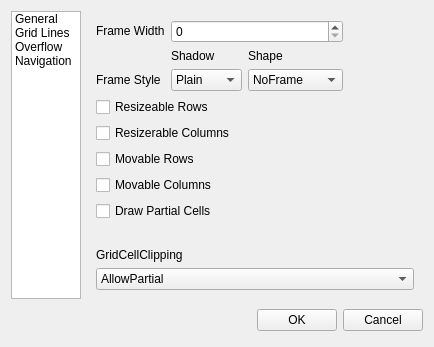
<ui version="4.0" >
 <class>TableConfigDesigner</class>
 <widget class="QDialog" name="TableConfigDesigner" >
  <property name="geometry" >
   <rect>
    <x>0</x>
    <y>0</y>
    <width>434</width>
    <height>347</height>
   </rect>
  </property>
  <property name="windowTitle" >
   <string>Dialog</string>
  </property>
  <layout class="QVBoxLayout" name="_2" >
   <item>
    <layout class="QHBoxLayout" >
     <property name="spacing" >
      <number>6</number>
     </property>
     <property name="margin" >
      <number>0</number>
     </property>
     <item>
      <widget class="QListWidget" name="categoryList" >
       <property name="maximumSize" >
        <size>
         <width>150</width>
         <height>16777215</height>
        </size>
       </property>
       <item>
        <property name="text" >
         <string>General</string>
        </property>
       </item>
       <item>
        <property name="text" >
         <string>Grid Lines</string>
        </property>
       </item>
       <item>
        <property name="text" >
         <string>Overflow</string>
        </property>
       </item>
       <item>
        <property name="text" >
         <string>Navigation</string>
        </property>
       </item>
      </widget>
     </item>
     <item>
      <widget class="QStackedWidget" name="categoryStack" >
       <property name="currentIndex" >
        <number>0</number>
       </property>
       <widget class="QWidget" name="page_1" >
        <layout class="QVBoxLayout" >
         <item>
          <layout class="QGridLayout" >
           <property name="margin" >
            <number>0</number>
           </property>
           <property name="spacing" >
            <number>6</number>
           </property>
           <item row="0" column="1" >
            <spacer>
             <property name="orientation" >
              <enum>Qt::Horizontal</enum>
             </property>
             <property name="sizeHint" stdset="0" >
              <size>
               <width>161</width>
               <height>20</height>
              </size>
             </property>
            </spacer>
           </item>
           <item row="0" column="0" >
            <layout class="QGridLayout" >
             <property name="margin" >
              <number>0</number>
             </property>
             <property name="spacing" >
              <number>6</number>
             </property>
             <item row="0" column="0" >
              <widget class="QLabel" name="label" >
               <property name="text" >
                <string>&lt;html>&lt;head>&lt;meta name="qrichtext" content="1" />&lt;/head>&lt;body style=" white-space: pre-wrap; font-family:MS Shell Dlg; font-weight:400; font-style:normal; text-decoration:none;">&lt;p style=" margin-top:0px; margin-bottom:0px; margin-left:0px; margin-right:0px; -qt-block-indent:0; text-indent:0px;">Frame Width&lt;/p>&lt;/body>&lt;/html></string>
               </property>
              </widget>
             </item>
             <item row="2" column="1" >
              <widget class="QComboBox" name="frameShadowCombo" >
               <item>
                <property name="text" >
                 <string>Plain</string>
                </property>
               </item>
               <item>
                <property name="text" >
                 <string>Raised</string>
                </property>
               </item>
               <item>
                <property name="text" >
                 <string>Sunken</string>
                </property>
               </item>
              </widget>
             </item>
             <item row="2" column="0" >
              <widget class="QLabel" name="label_2" >
               <property name="text" >
                <string>&lt;html>&lt;head>&lt;meta name="qrichtext" content="1" />&lt;/head>&lt;body style=" white-space: pre-wrap; font-family:MS Shell Dlg; font-weight:400; font-style:normal; text-decoration:none;">&lt;p style=" margin-top:0px; margin-bottom:0px; margin-left:0px; margin-right:0px; -qt-block-indent:0; text-indent:0px;">Frame Style&lt;/p>&lt;/body>&lt;/html></string>
               </property>
              </widget>
             </item>
             <item row="1" column="1" >
              <widget class="QLabel" name="label_10" >
               <property name="text" >
                <string>Shadow</string>
               </property>
              </widget>
             </item>
             <item row="2" column="2" >
              <widget class="QComboBox" name="frameShapeCombo" >
               <item>
                <property name="text" >
                 <string>NoFrame</string>
                </property>
               </item>
               <item>
                <property name="text" >
                 <string>Box</string>
                </property>
               </item>
               <item>
                <property name="text" >
                 <string>Panel</string>
                </property>
               </item>
               <item>
                <property name="text" >
                 <string>StyledPanel</string>
                </property>
               </item>
               <item>
                <property name="text" >
                 <string>HLine</string>
                </property>
               </item>
               <item>
                <property name="text" >
                 <string>VLine</string>
                </property>
               </item>
               <item>
                <property name="text" >
                 <string>WinPanel</string>
                </property>
               </item>
              </widget>
             </item>
             <item row="1" column="2" >
              <widget class="QLabel" name="label_11" >
               <property name="text" >
                <string>Shape</string>
               </property>
              </widget>
             </item>
             <item row="0" column="1" colspan="2" >
              <widget class="QSpinBox" name="frameWidthSpin" />
             </item>
            </layout>
           </item>
           <item row="1" column="0" >
            <layout class="QVBoxLayout" >
             <property name="spacing" >
              <number>6</number>
             </property>
             <property name="margin" >
              <number>0</number>
             </property>
             <item>
              <widget class="QCheckBox" name="resizeableRowsBox" >
               <property name="text" >
                <string>Resizeable Rows</string>
               </property>
              </widget>
             </item>
             <item>
              <widget class="QCheckBox" name="resizeableColumnsBox" >
               <property name="text" >
                <string>Resizerable Columns</string>
               </property>
              </widget>
             </item>
             <item>
              <widget class="QCheckBox" name="movableRowsBox" >
               <property name="text" >
                <string>Movable Rows</string>
               </property>
              </widget>
             </item>
             <item>
              <widget class="QCheckBox" name="movableColumnsBox" >
               <property name="text" >
                <string>Movable Columns</string>
               </property>
              </widget>
             </item>
             <item>
              <widget class="QCheckBox" name="drawPartialCellsBox" >
               <property name="text" >
                <string>Draw Partial Cells</string>
               </property>
              </widget>
             </item>
            </layout>
           </item>
          </layout>
         </item>
         <item>
          <spacer>
           <property name="orientation" >
            <enum>Qt::Vertical</enum>
           </property>
           <property name="sizeHint" stdset="0" >
            <size>
             <width>20</width>
             <height>40</height>
            </size>
           </property>
          </spacer>
         </item>
         <item>
          <widget class="QLabel" name="label_12" >
           <property name="text" >
            <string>GridCellClipping</string>
           </property>
          </widget>
         </item>
         <item>
          <widget class="QComboBox" name="gridCellClippingCombo" >
           <item>
            <property name="text" >
             <string>AllowPartial</string>
            </property>
           </item>
           <item>
            <property name="text" >
             <string>NoDisplayOnPartial</string>
            </property>
           </item>
           <item>
            <property name="text" >
             <string>UseClippedSymbol</string>
            </property>
           </item>
          </widget>
         </item>
        </layout>
        <widget class="QWidget" native="1" name="widget" >
         <property name="geometry" >
          <rect>
           <x>9</x>
           <y>9</y>
           <width>323</width>
           <height>144</height>
          </rect>
         </property>
        </widget>
       </widget>
       <widget class="QWidget" name="page_2" >
        <layout class="QVBoxLayout" >
         <property name="spacing" >
          <number>6</number>
         </property>
         <property name="margin" >
          <number>8</number>
         </property>
         <item>
          <widget class="QGroupBox" name="verticalGridLinesBox" >
           <property name="title" >
            <string>Vertical Grid Lines</string>
           </property>
           <property name="checkable" >
            <bool>true</bool>
           </property>
           <property name="checked" >
            <bool>true</bool>
           </property>
           <layout class="QHBoxLayout" >
            <property name="spacing" >
             <number>6</number>
            </property>
            <property name="margin" >
             <number>8</number>
            </property>
            <item>
             <layout class="QGridLayout" >
              <property name="margin" >
               <number>0</number>
              </property>
              <property name="spacing" >
               <number>6</number>
              </property>
              <item row="1" column="0" >
               <widget class="QLabel" name="label_3_2_2" >
                <property name="text" >
                 <string>&lt;html>&lt;head>&lt;meta name="qrichtext" content="1" />&lt;/head>&lt;body style=" white-space: pre-wrap; font-family:MS Shell Dlg; font-weight:400; font-style:normal; text-decoration:none;">&lt;p style=" margin-top:0px; margin-bottom:0px; margin-left:0px; margin-right:0px; -qt-block-indent:0; text-indent:0px;">Style&lt;/p>&lt;/body>&lt;/html></string>
                </property>
               </widget>
              </item>
              <item row="0" column="0" >
               <widget class="QLabel" name="label_3" >
                <property name="text" >
                 <string>&lt;html>&lt;head>&lt;meta name="qrichtext" content="1" />&lt;/head>&lt;body style=" white-space: pre-wrap; font-family:MS Shell Dlg; font-weight:400; font-style:normal; text-decoration:none;">&lt;p style=" margin-top:0px; margin-bottom:0px; margin-left:0px; margin-right:0px; -qt-block-indent:0; text-indent:0px;">Width&lt;/p>&lt;/body>&lt;/html></string>
                </property>
               </widget>
              </item>
              <item row="1" column="1" >
               <widget class="QComboBox" name="vertStyleCombo" >
                <item>
                 <property name="text" >
                  <string>None</string>
                 </property>
                </item>
                <item>
                 <property name="text" >
                  <string>Plain</string>
                 </property>
                </item>
                <item>
                 <property name="text" >
                  <string>Raised</string>
                 </property>
                </item>
                <item>
                 <property name="text" >
                  <string>Sunken</string>
                 </property>
                </item>
               </widget>
              </item>
              <item row="2" column="0" >
               <widget class="QLabel" name="label_3_2_3" >
                <property name="text" >
                 <string>&lt;html>&lt;head>&lt;meta name="qrichtext" content="1" />&lt;/head>&lt;body style=" white-space: pre-wrap; font-family:MS Shell Dlg; font-weight:400; font-style:normal; text-decoration:none;">&lt;p style=" margin-top:0px; margin-bottom:0px; margin-left:0px; margin-right:0px; -qt-block-indent:0; text-indent:0px;">Color&lt;/p>&lt;/body>&lt;/html></string>
                </property>
               </widget>
              </item>
              <item row="0" column="1" >
               <widget class="QSpinBox" name="vertWidthSpin" />
              </item>
              <item row="2" column="1" >
               <widget class="ColorButton" name="vertColorButton" >
                <property name="text" >
                 <string>Color...</string>
                </property>
               </widget>
              </item>
             </layout>
            </item>
            <item>
             <spacer>
              <property name="orientation" >
               <enum>Qt::Horizontal</enum>
              </property>
              <property name="sizeHint" stdset="0" >
               <size>
                <width>40</width>
                <height>20</height>
               </size>
              </property>
             </spacer>
            </item>
           </layout>
          </widget>
         </item>
         <item>
          <widget class="QGroupBox" name="horizontalGridLinesBox" >
           <property name="title" >
            <string>Horizontal Grid Lines</string>
           </property>
           <property name="checkable" >
            <bool>true</bool>
           </property>
           <property name="checked" >
            <bool>true</bool>
           </property>
           <layout class="QHBoxLayout" >
            <property name="spacing" >
             <number>6</number>
            </property>
            <property name="margin" >
             <number>8</number>
            </property>
            <item>
             <layout class="QGridLayout" >
              <property name="margin" >
               <number>0</number>
              </property>
              <property name="spacing" >
               <number>6</number>
              </property>
              <item row="1" column="0" >
               <widget class="QLabel" name="label_3_2_5" >
                <property name="text" >
                 <string>&lt;html>&lt;head>&lt;meta name="qrichtext" content="1" />&lt;/head>&lt;body style=" white-space: pre-wrap; font-family:MS Shell Dlg; font-weight:400; font-style:normal; text-decoration:none;">&lt;p style=" margin-top:0px; margin-bottom:0px; margin-left:0px; margin-right:0px; -qt-block-indent:0; text-indent:0px;">Style&lt;/p>&lt;/body>&lt;/html></string>
                </property>
               </widget>
              </item>
              <item row="2" column="0" >
               <widget class="QLabel" name="label_3_2" >
                <property name="text" >
                 <string>&lt;html>&lt;head>&lt;meta name="qrichtext" content="1" />&lt;/head>&lt;body style=" white-space: pre-wrap; font-family:MS Shell Dlg; font-weight:400; font-style:normal; text-decoration:none;">&lt;p style=" margin-top:0px; margin-bottom:0px; margin-left:0px; margin-right:0px; -qt-block-indent:0; text-indent:0px;">Color&lt;/p>&lt;/body>&lt;/html></string>
                </property>
               </widget>
              </item>
              <item row="0" column="1" >
               <widget class="QSpinBox" name="horizWidthSpin" />
              </item>
              <item row="0" column="0" >
               <widget class="QLabel" name="label_3_2_4" >
                <property name="text" >
                 <string>&lt;html>&lt;head>&lt;meta name="qrichtext" content="1" />&lt;/head>&lt;body style=" white-space: pre-wrap; font-family:MS Shell Dlg; font-weight:400; font-style:normal; text-decoration:none;">&lt;p style=" margin-top:0px; margin-bottom:0px; margin-left:0px; margin-right:0px; -qt-block-indent:0; text-indent:0px;">Width&lt;/p>&lt;/body>&lt;/html></string>
                </property>
               </widget>
              </item>
              <item row="1" column="1" >
               <widget class="QComboBox" name="horizStyleCombo" >
                <item>
                 <property name="text" >
                  <string>None</string>
                 </property>
                </item>
                <item>
                 <property name="text" >
                  <string>Plain</string>
                 </property>
                </item>
                <item>
                 <property name="text" >
                  <string>Raised</string>
                 </property>
                </item>
                <item>
                 <property name="text" >
                  <string>Sunken</string>
                 </property>
                </item>
               </widget>
              </item>
              <item row="2" column="1" >
               <widget class="ColorButton" name="horizColorButton" >
                <property name="text" >
                 <string>Color...</string>
                </property>
               </widget>
              </item>
             </layout>
            </item>
            <item>
             <spacer>
              <property name="orientation" >
               <enum>Qt::Horizontal</enum>
              </property>
              <property name="sizeHint" stdset="0" >
               <size>
                <width>40</width>
                <height>20</height>
               </size>
              </property>
             </spacer>
            </item>
           </layout>
          </widget>
         </item>
        </layout>
       </widget>
       <widget class="QWidget" name="page_3" >
        <layout class="QVBoxLayout" >
         <property name="spacing" >
          <number>6</number>
         </property>
         <property name="margin" >
          <number>8</number>
         </property>
         <item>
          <layout class="QHBoxLayout" >
           <property name="spacing" >
            <number>6</number>
           </property>
           <property name="margin" >
            <number>0</number>
           </property>
           <item>
            <layout class="QGridLayout" >
             <property name="margin" >
              <number>0</number>
             </property>
             <property name="spacing" >
              <number>6</number>
             </property>
             <item row="1" column="0" >
              <widget class="QLabel" name="label_5" >
               <property name="text" >
                <string>&lt;html>&lt;head>&lt;meta name="qrichtext" content="1" />&lt;/head>&lt;body style=" white-space: pre-wrap; font-family:MS Shell Dlg; font-weight:400; font-style:normal; text-decoration:none;">&lt;p style=" margin-top:0px; margin-bottom:0px; margin-left:0px; margin-right:0px; -qt-block-indent:0; text-indent:0px;">Max Overflow Cells&lt;/p>&lt;/body>&lt;/html></string>
               </property>
              </widget>
             </item>
             <item row="0" column="0" >
              <widget class="QLabel" name="label_4" >
               <property name="text" >
                <string>&lt;html>&lt;head>&lt;meta name="qrichtext" content="1" />&lt;/head>&lt;body style=" white-space: pre-wrap; font-family:MS Shell Dlg; font-weight:400; font-style:normal; text-decoration:none;">&lt;p style=" margin-top:0px; margin-bottom:0px; margin-left:0px; margin-right:0px; -qt-block-indent:0; text-indent:0px;">Cell Overflow Behavior&lt;/p>&lt;/body>&lt;/html></string>
               </property>
              </widget>
             </item>
             <item row="1" column="1" >
              <widget class="QSpinBox" name="maxOverflowCellsSpin" />
             </item>
             <item row="2" column="1" >
              <widget class="QLineEdit" name="moreTextPixmapEdit" />
             </item>
             <item row="2" column="0" >
              <widget class="QLabel" name="label_6" >
               <property name="text" >
                <string>&lt;html>&lt;head>&lt;meta name="qrichtext" content="1" />&lt;/head>&lt;body style=" white-space: pre-wrap; font-family:MS Shell Dlg; font-weight:400; font-style:normal; text-decoration:none;">&lt;p style=" margin-top:0px; margin-bottom:0px; margin-left:0px; margin-right:0px; -qt-block-indent:0; text-indent:0px;">More Text Pixmap&lt;/p>&lt;/body>&lt;/html></string>
               </property>
              </widget>
             </item>
             <item row="0" column="1" >
              <widget class="QComboBox" name="cellOverflowCombo" >
               <item>
                <property name="text" >
                 <string>Clip</string>
                </property>
               </item>
               <item>
                <property name="text" >
                 <string>Overflow</string>
                </property>
               </item>
               <item>
                <property name="text" >
                 <string>ToolTip</string>
                </property>
               </item>
              </widget>
             </item>
             <item row="2" column="2" >
              <widget class="QToolButton" name="moreTextPixmapButton" >
               <property name="text" >
                <string>...</string>
               </property>
              </widget>
             </item>
            </layout>
           </item>
           <item>
            <spacer>
             <property name="orientation" >
              <enum>Qt::Horizontal</enum>
             </property>
             <property name="sizeHint" stdset="0" >
              <size>
               <width>40</width>
               <height>20</height>
              </size>
             </property>
            </spacer>
           </item>
          </layout>
         </item>
         <item>
          <spacer>
           <property name="orientation" >
            <enum>Qt::Vertical</enum>
           </property>
           <property name="sizeHint" stdset="0" >
            <size>
             <width>20</width>
             <height>40</height>
            </size>
           </property>
          </spacer>
         </item>
        </layout>
       </widget>
       <widget class="QWidget" name="page_4" >
        <layout class="QVBoxLayout" >
         <property name="spacing" >
          <number>6</number>
         </property>
         <property name="margin" >
          <number>8</number>
         </property>
         <item>
          <widget class="QCheckBox" name="autoSelectContentsBox" >
           <property name="text" >
            <string>Auto Select Cell Contents</string>
           </property>
          </widget>
         </item>
         <item>
          <layout class="QGridLayout" >
           <property name="margin" >
            <number>0</number>
           </property>
           <property name="spacing" >
            <number>6</number>
           </property>
           <item row="2" column="1" >
            <widget class="QComboBox" name="tabTraversalCombo" >
             <item>
              <property name="text" >
               <string>Horizontal</string>
              </property>
             </item>
             <item>
              <property name="text" >
               <string>Vertical</string>
              </property>
             </item>
            </widget>
           </item>
           <item row="1" column="0" >
            <widget class="QLabel" name="label_8" >
             <property name="text" >
              <string>&lt;html>&lt;head>&lt;meta name="qrichtext" content="1" />&lt;/head>&lt;body style=" white-space: pre-wrap; font-family:MS Shell Dlg; font-weight:400; font-style:normal; text-decoration:none;">&lt;p style=" margin-top:0px; margin-bottom:0px; margin-left:0px; margin-right:0px; -qt-block-indent:0; text-indent:0px;">Enter Traversal Direction&lt;/p>&lt;/body>&lt;/html></string>
             </property>
            </widget>
           </item>
           <item row="1" column="1" >
            <widget class="QComboBox" name="enterTraversalCombo" >
             <item>
              <property name="text" >
               <string>Vertical</string>
              </property>
             </item>
             <item>
              <property name="text" >
               <string>Horizontal</string>
              </property>
             </item>
            </widget>
           </item>
           <item row="0" column="1" >
            <widget class="QComboBox" name="traversalEditBehaviorCombo" >
             <item>
              <property name="text" >
               <string>TraverseWithinCell</string>
              </property>
             </item>
             <item>
              <property name="text" >
               <string>TraverseBetweenCells</string>
              </property>
             </item>
            </widget>
           </item>
           <item row="0" column="0" >
            <widget class="QLabel" name="label_7" >
             <property name="text" >
              <string>&lt;html>&lt;head>&lt;meta name="qrichtext" content="1" />&lt;/head>&lt;body style=" white-space: pre-wrap; font-family:MS Shell Dlg; font-weight:400; font-style:normal; text-decoration:none;">&lt;p style=" margin-top:0px; margin-bottom:0px; margin-left:0px; margin-right:0px; -qt-block-indent:0; text-indent:0px;">Traversal Key Edit Behavior&lt;/p>&lt;/body>&lt;/html></string>
             </property>
            </widget>
           </item>
           <item row="2" column="0" >
            <widget class="QLabel" name="label_9" >
             <property name="text" >
              <string>Tab Traversal Direction</string>
             </property>
            </widget>
           </item>
          </layout>
         </item>
         <item>
          <spacer>
           <property name="orientation" >
            <enum>Qt::Vertical</enum>
           </property>
           <property name="sizeHint" stdset="0" >
            <size>
             <width>20</width>
             <height>40</height>
            </size>
           </property>
          </spacer>
         </item>
        </layout>
       </widget>
      </widget>
     </item>
    </layout>
   </item>
   <item>
    <layout class="QHBoxLayout" >
     <property name="spacing" >
      <number>6</number>
     </property>
     <property name="margin" >
      <number>0</number>
     </property>
     <item>
      <spacer>
       <property name="orientation" >
        <enum>Qt::Horizontal</enum>
       </property>
       <property name="sizeHint" stdset="0" >
        <size>
         <width>131</width>
         <height>31</height>
        </size>
       </property>
      </spacer>
     </item>
     <item>
      <widget class="QPushButton" name="okButton" >
       <property name="text" >
        <string>OK</string>
       </property>
      </widget>
     </item>
     <item>
      <widget class="QPushButton" name="cancelButton" >
       <property name="text" >
        <string>Cancel</string>
       </property>
      </widget>
     </item>
    </layout>
   </item>
  </layout>
 </widget>
 <customwidgets>
  <customwidget>
   <class>ColorButton</class>
   <extends>QPushButton</extends>
   <header>ColorButton.h</header>
  </customwidget>
 </customwidgets>
 <resources/>
 <connections>
  <connection>
   <sender>okButton</sender>
   <signal>clicked()</signal>
   <receiver>TableConfigDesigner</receiver>
   <slot>accept()</slot>
   <hints>
    <hint type="sourcelabel" >
     <x>278</x>
     <y>253</y>
    </hint>
    <hint type="destinationlabel" >
     <x>96</x>
     <y>254</y>
    </hint>
   </hints>
  </connection>
  <connection>
   <sender>cancelButton</sender>
   <signal>clicked()</signal>
   <receiver>TableConfigDesigner</receiver>
   <slot>reject()</slot>
   <hints>
    <hint type="sourcelabel" >
     <x>369</x>
     <y>253</y>
    </hint>
    <hint type="destinationlabel" >
     <x>179</x>
     <y>282</y>
    </hint>
   </hints>
  </connection>
  <connection>
   <sender>categoryList</sender>
   <signal>currentRowChanged(int)</signal>
   <receiver>categoryStack</receiver>
   <slot>setCurrentIndex(int)</slot>
   <hints>
    <hint type="sourcelabel" >
     <x>54</x>
     <y>132</y>
    </hint>
    <hint type="destinationlabel" >
     <x>246</x>
     <y>132</y>
    </hint>
   </hints>
  </connection>
 </connections>
</ui>
